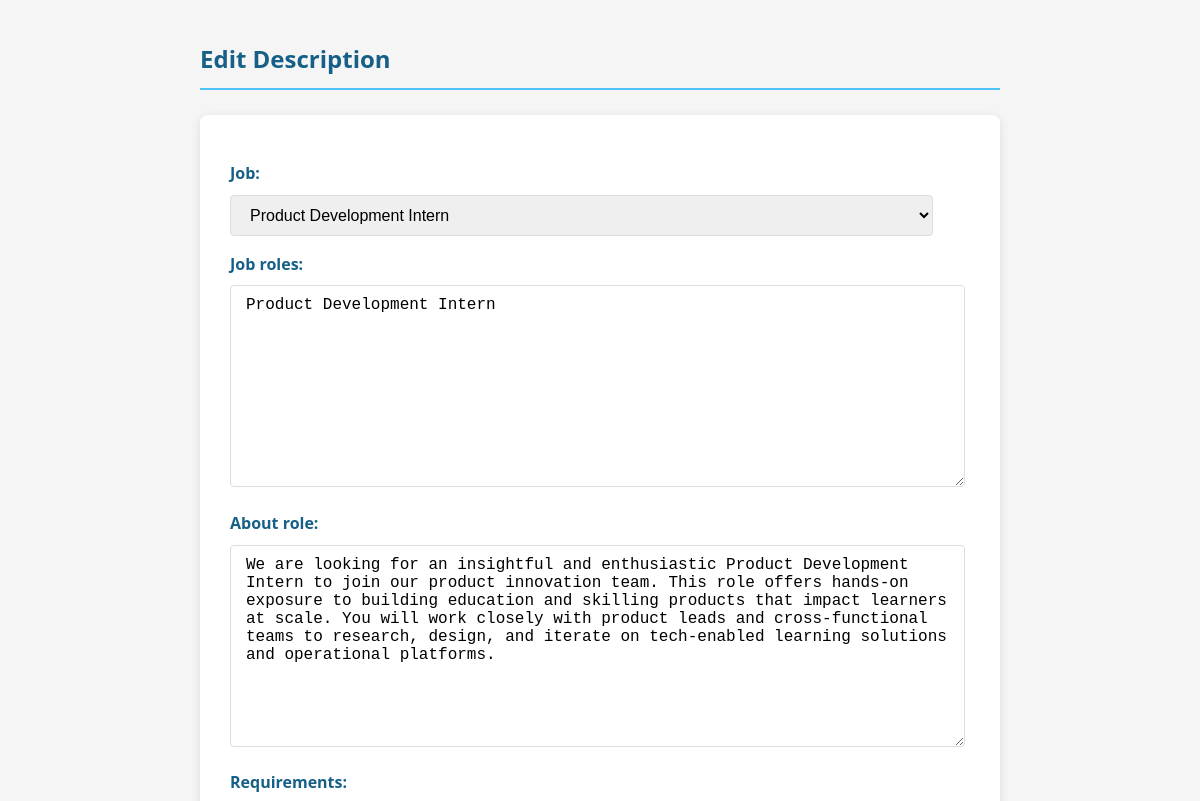
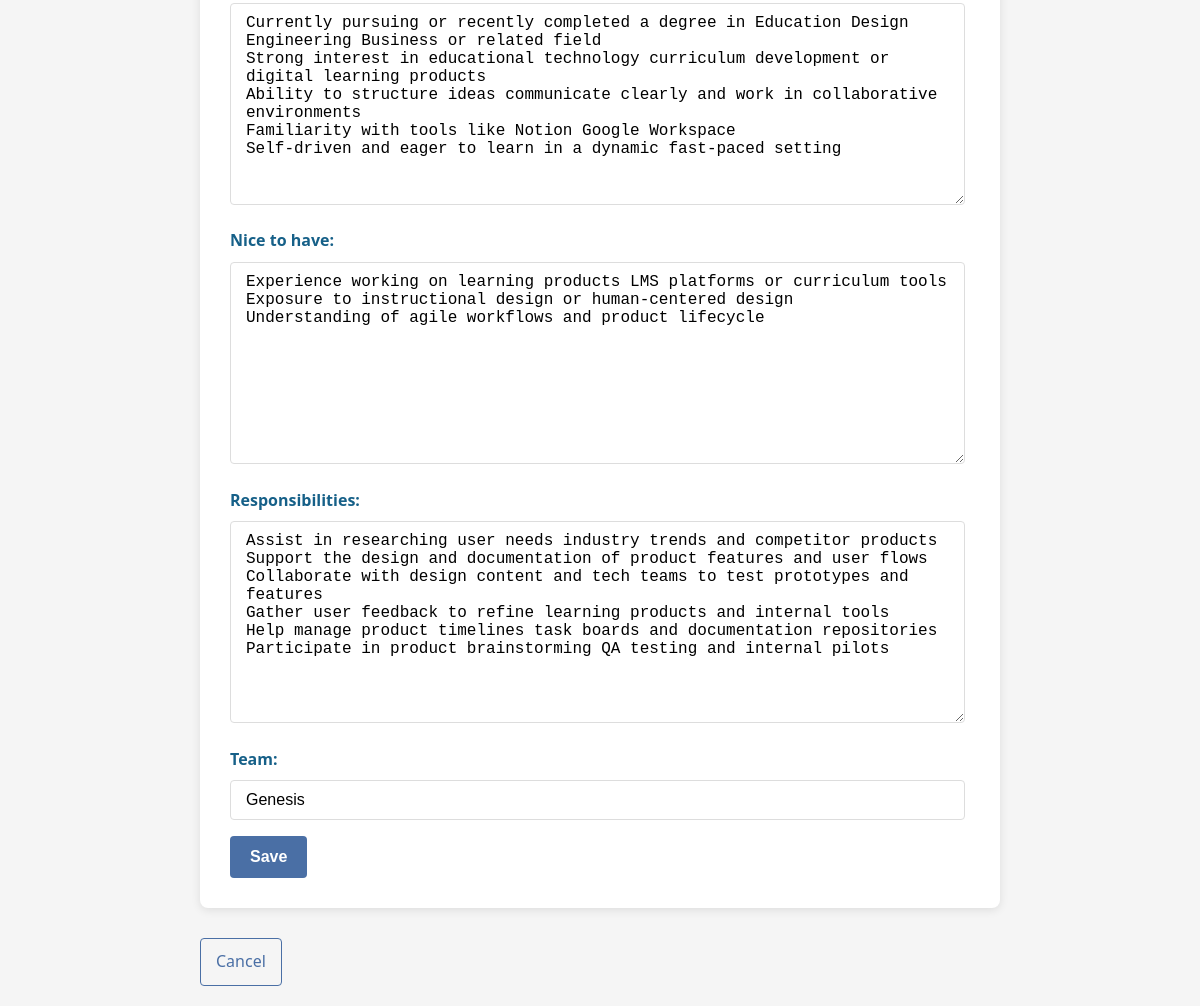
/PiDot/secret/edit-description/30/ (signed in), run on the app's committed database (2 pictures, top to bottom).
### PiDot/models.py (models this page shows, shortened)
class ActiveRole(models.Model):
    job_id = models.CharField(max_length=100, unique=True)
    job_title = models.CharField(max_length=255)
    slug = models.SlugField(unique=True)
    date_posted = models.DateField()
    product_or_service = models.CharField(max_length=255)
    job_location = models.CharField(max_length=255)
    job_type = models.CharField(max_length=100)
    sal = models.CharField(max_length=100)
    basic_qualification = models.TextField()
    status = models.CharField(max_length=10, choices=[('Active', 'Active'), ('Inactive', 'Inactive')])
    department = models.CharField(max_length=255, blank=True, null=True)
    def __str__(self):
        return self.job_title

class JobDescription(models.Model):
    job = models.OneToOneField(ActiveRole, on_delete=models.CASCADE, to_field='job_id', related_name='description')
    job_roles = models.TextField()
    about_role = models.TextField()
    requirements = models.TextField()
    nice_to_have = models.TextField(blank=True, null=True)
    responsibilities = models.TextField()
    team = models.CharField(max_length=255)

### PiDot/views.py (the view)
# urls.py: path('secret/edit-description/<int:pk>/', edit_description, name='edit_description'),
@staff_member_required
def edit_description(request, pk):
    desc = get_object_or_404(JobDescription, pk=pk)
    if request.method == 'POST':
        form = JobDescriptionForm(request.POST, instance=desc)
        if form.is_valid():
            form.save()
            return redirect('secret_page')
    else:
        form = JobDescriptionForm(instance=desc)
    return render(request, 'PiDot/form.html', {'form': form, 'title': 'Edit Description'})

### PiDot/forms.py
class JobDescriptionForm(forms.ModelForm):
    class Meta:
        model = JobDescription
        fields = '__all__'

### templates/PiDot/form.html (shortened to what this page needs)
<!DOCTYPE html>
<html lang="en">
<head>
</head>
<body>
    <h2>{{ title }}</h2>
    <form method="post">
        {{ form.as_p }}
        <button type="submit">Save</button>
    </form>
    <a href="{% url 'secret_page' %}">Cancel</a>
</body>
</html>

### templates/PiDot/form.html (style rules this page uses)
:root { --primary-color: #4a6fa5; --secondary-color: #166088; --accent-color: #4fc3f7; --text-color: #333; --light-gray: #f5f5f5; --white: #ffffff; --error-color: #e53935; --success-color: #43a047; }
body { font-family: 'Segoe UI', Tahoma, Geneva, Verdana, sans-serif; line-height: 1.6; color: var(--text-color); background-color: var(--light-gray); margin: 0; padding: 20px; max-width: 800px; margin: 0 auto; }
h2 { color: var(--secondary-color); margin-bottom: 25px; padding-bottom: 10px; border-bottom: 2px solid var(--accent-color); }
form { background-color: var(--white); padding: 30px; border-radius: 8px; box-shadow: 0 2px 10px rgba(0, 0, 0, 0.1); margin-bottom: 20px; }
label { display: block; margin-bottom: 8px; font-weight: 600; color: var(--secondary-color); }
input[type="text"], input[type="email"], input[type="password"], input[type="number"], textarea, select { width: 95%; padding: 10px 15px; border: 1px solid #ddd; border-radius: 4px; font-size: 16px; transition: border-color 0.3s; }
button[type="submit"] { background-color: var(--primary-color); color: white; border: none; padding: 12px 20px; font-size: 16px; border-radius: 4px; cursor: pointer; transition: background-color 0.3s; font-weight: 600; }
a { display: inline-block; color: var(--primary-color); text-decoration: none; padding: 10px 15px; border: 1px solid var(--primary-color); border-radius: 4px; transition: all 0.3s; margin-top: 10px; }

### data on the page
ActiveRole: job "Product Development Intern"
JobDescription: job_roles "Product Development Intern", about_role "We are looking for an insightful and enthusiastic Product Development Intern to join our product innovation team. This role offers hands-on exposure to building education and skilling products that impact learners at scale. You will work closely with product leads and cross-functional teams to research, design, and iterate on tech-enabled learning solutions and operational platforms.", requirements "Currently pursuing or recently completed a degree in Education Design Engineering Business or related field Strong interest in educational technology curriculum development or digital learning products Ability to structure ideas communicate clearly and work in collaborative environments Familiarity with tools like Notion Google Workspace Self-driven and eager to learn in a dynamic fast-paced setting", nice_to_have "Experience working on learning products LMS platforms or curriculum tools Exposure to instructional design or human-centered design Understanding of agile workflows and product lifecycle", responsibilities "Assist in researching user needs industry trends and competitor products Support the design and documentation of product features and user flows Collaborate with design content and tech teams to test prototypes and features Gather user feedback to refine learning products and internal tools Help manage product timelines task boards and documentation repositories Participate in product brainstorming QA testing and internal pilots", team "Genesis"

### other printed values
{{ title }} "Edit Description"
